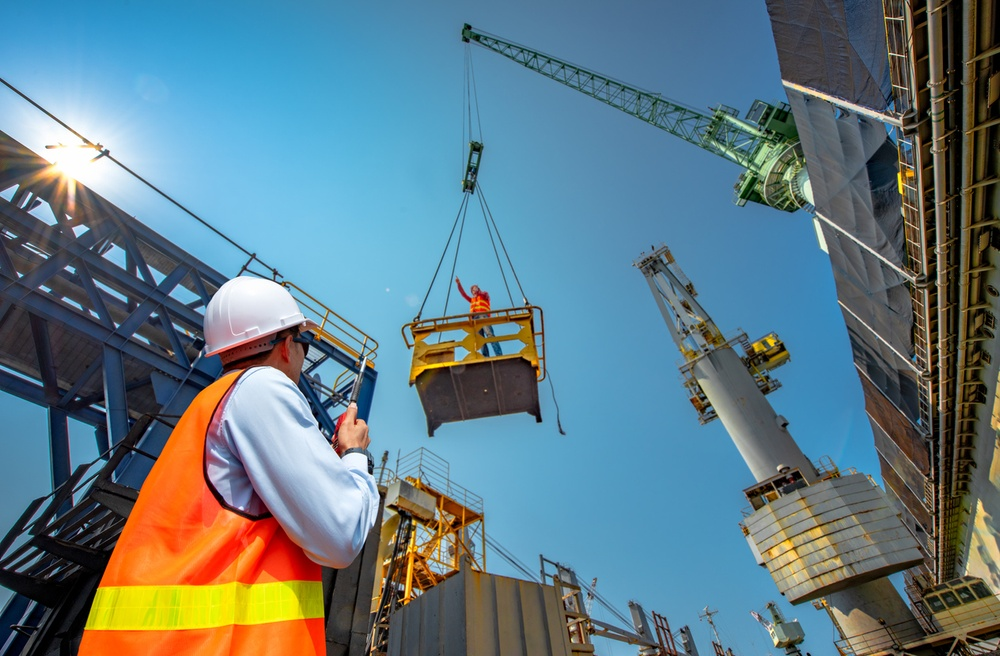
#> input picture pertemuan14/photo.jpg, 1000 x 656 px, shrunk from 1264 x 829 before the run
$ python metode-canny.py
#> lines starting #> are read from the running program, lines starting #| are printed output that depends on the picture
import cv2

#baca citra dengan graycale
image = cv2.imread('photo.jpg', cv2.IMREAD_GRAYSCALE)
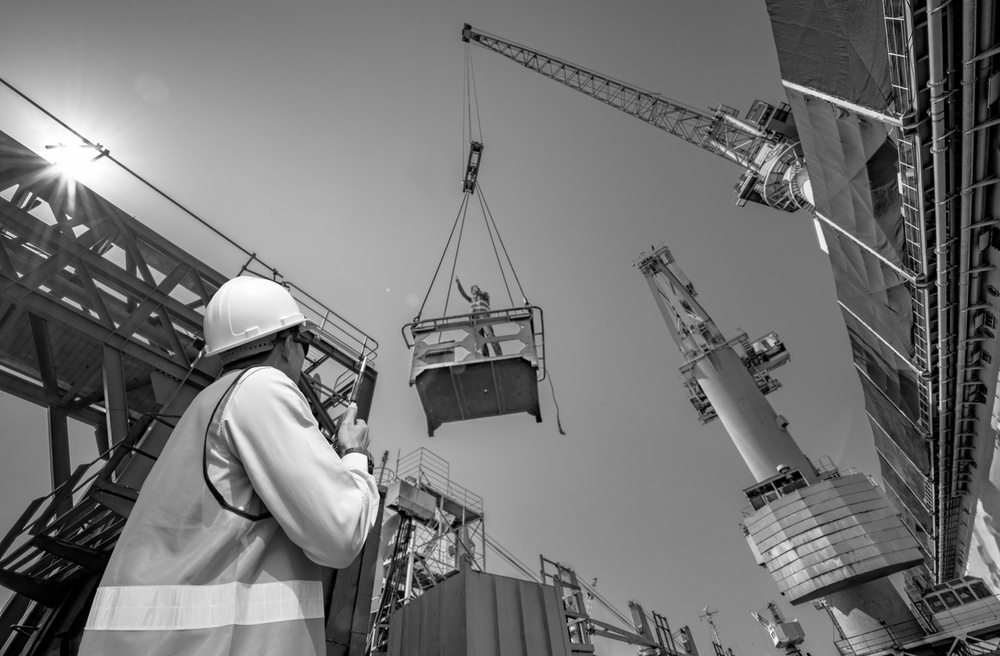
#> image: shape (656, 1000); min 0, max 255, mean 116.5

#terapkan deteksi tepi dengna metode canny
edges = cv2.Canny(image, 100, 200)
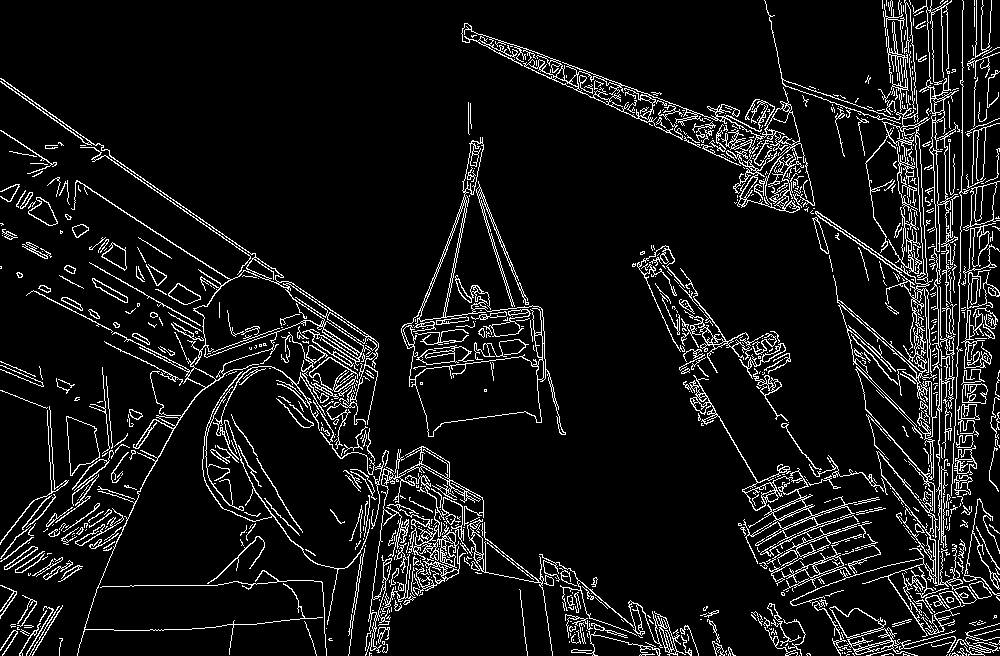
#> edges: shape (656, 1000); 8.4% white in thin lines or dots

#tampilkan hasil dekteksi tepi
cv2.imshow('Harris Corner Detection', image)
cv2.waitKey(0)
cv2.destroyAllWindows()
